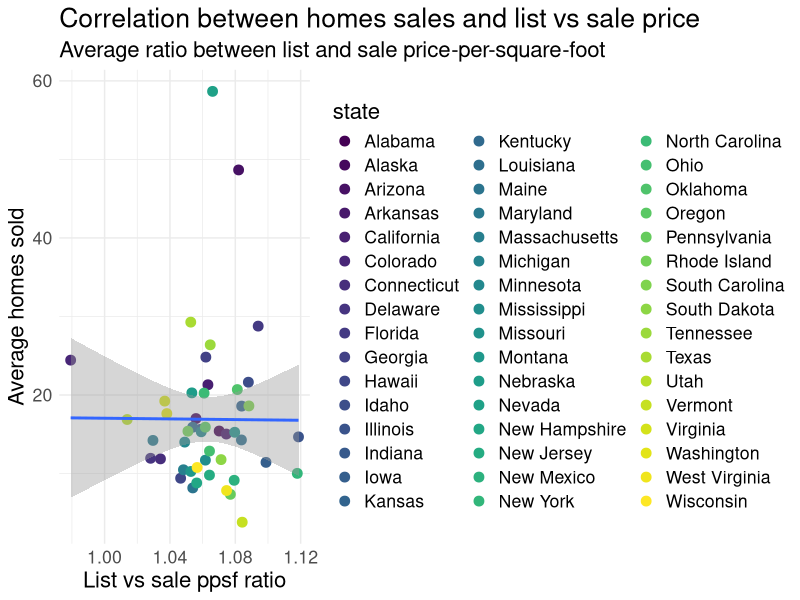

This chart was generated by the following R code:
# Author: Lewis Going
library("ggplot2")
library("tidyverse")
library("viridis")

state_averages <- read.csv("state_averages.csv", stringsAsFactors = FALSE)

# Scatter plot with regression line
ggplot(state_averages, 
       aes(x = avg_diff_ratio, 
           y = avg_homes_sold)) +
  geom_point(aes(colour = state),
             size = 3) +
  geom_smooth(method="lm") +
  labs(x = "List vs sale ppsf ratio",
       y = "Average homes sold",
       title = "Correlation between homes sales and list vs sale price",
       subtitle = "Average ratio between list and sale price-per-square-foot") +
  scale_color_viridis(discrete = T) +
  theme_minimal() +
  theme(text = element_text(size=16))